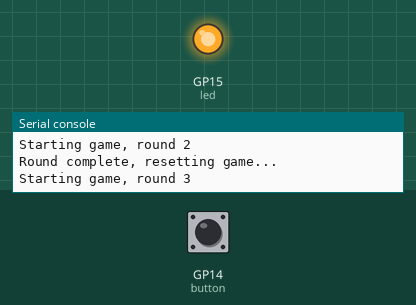
Recording of a program running on a simulated Raspberry Pi Pico running MicroPython. Parts: output pins drawn as LEDs (lit = HIGH), the last lines printed to the serial console. The test bench sets the inputs (shaded band); at power-on: GP14 (button) LOW. Random numbers come from a fixed seed.

Above: at 20.3 s.
20.4 s: GP14 (button) pulled HIGH for 0.15 s
At 28.4 s:
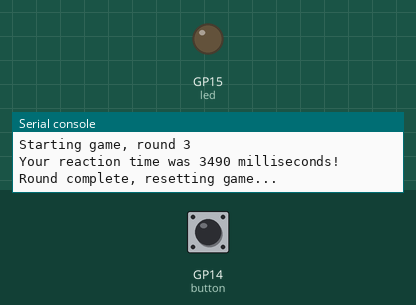
Timing chart, 0 to 31.2 s (numbered marks = the images above; inputs shaded):
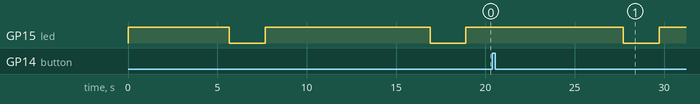

The program:

advanced-reaction-game-button-led.py
```python
import machine
import utime
import urandom

led = machine.Pin(15, machine.Pin.OUT)
button = machine.Pin(14, machine.Pin.IN)


def button_press(pin):
    button.irq(handler=None)
    rection_time = utime.ticks_diff(utime.ticks_ms(), timer_light_off)
    print("Your reaction time was " + str(rection_time) + " milliseconds!")

count = 1;
while count <= 5:
    print(f"Starting game, round {count}")
    led.value(1)
    utime.sleep(urandom.uniform(5, 10))
    led.value(0)
    timer_light_off = utime.ticks_ms()
    button.irq(trigger=machine.Pin.IRQ_RISING, handler=button_press)
    count += 1
    print(f"Round complete, resetting game...")
    utime.sleep(2)
```
